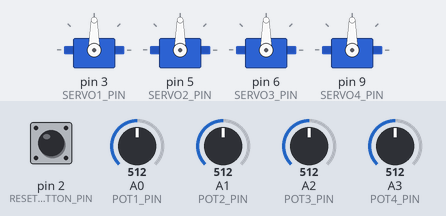
Recording of a sketch running on a simulated Arduino Uno, built with avr-gcc and run on an emulated ATmega328P. Parts: 4 × servo. Inputs (shaded band) come from the test bench; at power-on: A0 (POT1_PIN) = 512, A1 (POT2_PIN) = 512, A2 (POT3_PIN) = 512, A3 (POT4_PIN) = 512, pin 2 (RESET_BUTTON_PIN) HIGH.

Above: at 1.2 s.
1.3 s: A0 (POT1_PIN) set to 716
At 2.5 s:
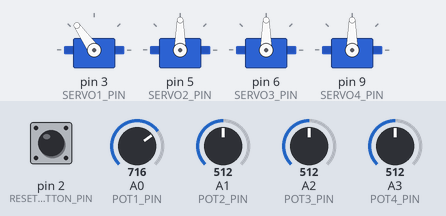
2.8 s: A1 (POT2_PIN) set to 716
At 3.6 s:
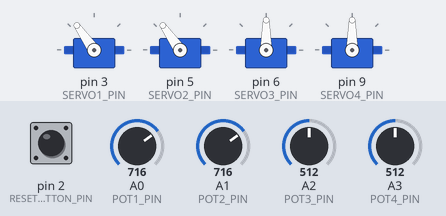
4.3 s: A2 (POT3_PIN) set to 716
At 4.7 s:
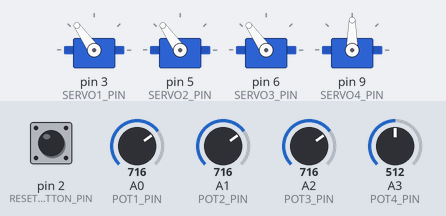
5.8 s: A3 (POT4_PIN) set to 716
At 6.3 s:
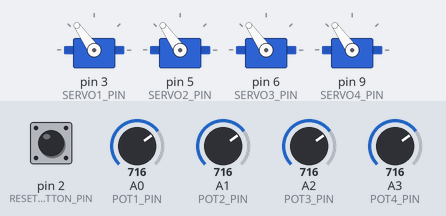
7.3 s: A0 (POT1_PIN) set to 992
At 8.5 s:
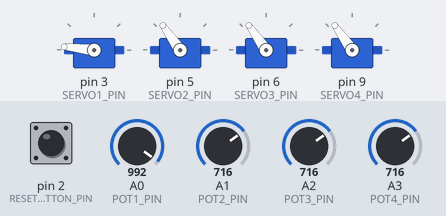
8.8 s: A1 (POT2_PIN) set to 992
At 9.6 s:
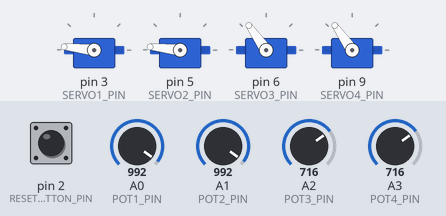
Timing chart, 0 to 11.3 s (numbered marks = the images above; inputs shaded):
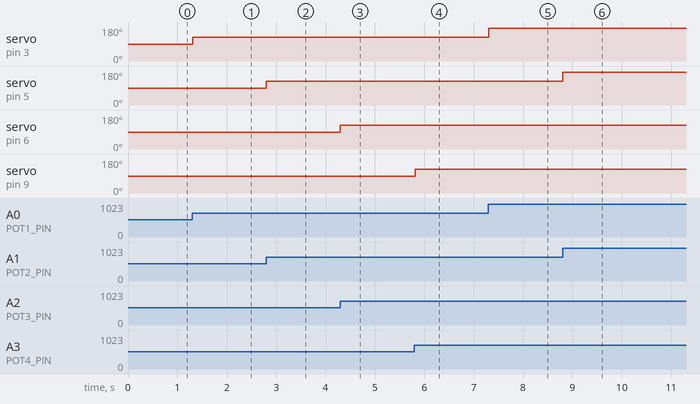

Measured:
- after the input at 1.3 s, servo on pin 3 (SERVO1_PIN): 90° → 125° at once
- after the input at 2.8 s, servo on pin 5 (SERVO2_PIN): 90° → 125° at once
- after the input at 4.3 s, servo on pin 6 (SERVO3_PIN): 90° → 125° at once
- after the input at 5.8 s, servo on pin 9 (SERVO4_PIN): 90° → 125° at once
- after the input at 7.3 s, servo on pin 3 (SERVO1_PIN): 125° → 174° at once
- after the input at 8.8 s, servo on pin 5 (SERVO2_PIN): 125° → 174° at once

The sketch:

Robot_arm_simple.ino
```cpp
#include <Servo.h>

// Pin definitions for potentiometers
const int POT1_PIN = A0;
const int POT2_PIN = A1;
const int POT3_PIN = A2;
const int POT4_PIN = A3;

// Pin definitions for servo motors
const int SERVO1_PIN = 3;
const int SERVO2_PIN = 5;
const int SERVO3_PIN = 6;
const int SERVO4_PIN = 9;

// Pin definition for reset button
const int RESET_BUTTON_PIN = 2;

// Individual Servo objects
Servo servo1;
Servo servo2;
Servo servo3;
Servo servo4;

void setup() {
  // Configure reset button pin with internal pull-up resistor
  pinMode(RESET_BUTTON_PIN, INPUT_PULLUP);

  // Attach servo objects to their assigned PWM pins
  servo1.attach(SERVO1_PIN);
  servo2.attach(SERVO2_PIN);
  servo3.attach(SERVO3_PIN);
  servo4.attach(SERVO4_PIN);
}

void loop() {
  // Check if reset button is pressed (active LOW)
  if (digitalRead(RESET_BUTTON_PIN) == LOW) {
    // Force all servos to 90 degrees default position
    servo1.write(90);
    servo2.write(90);
    servo3.write(90);
    servo4.write(90);
  } else {
    // Read potentiometer 1 and map value to degrees (0-180)
    int pot1Value = analogRead(POT1_PIN);
    int angle1 = map(pot1Value, 0, 1023, 0, 180);
    servo1.write(angle1);

    // Read potentiometer 2
    int pot2Value = analogRead(POT2_PIN);
    int angle2 = map(pot2Value, 0, 1023, 0, 180);
    servo2.write(angle2);

    // Read potentiometer 3
    int pot3Value = analogRead(POT3_PIN);
    int angle3 = map(pot3Value, 0, 1023, 0, 180);
    servo3.write(angle3);

    // Read potentiometer 4
    int pot4Value = analogRead(POT4_PIN);
    int angle4 = map(pot4Value, 0, 1023, 0, 180);
    servo4.write(angle4);
  }

  // Small delay to allow servos time to reach target positions
  delay(15);
}
```
